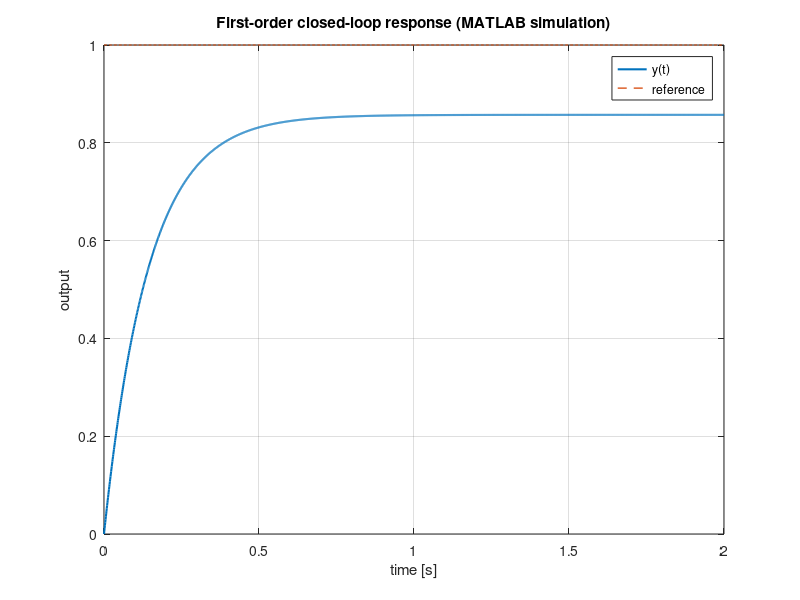

MATLAB code to generate this figure:
a = 1.0;
b = 2.0;
K = 3.0;
r0 = 1.0;

h = 0.001;
t_final = 2.0;
N = floor(t_final / h);

t = linspace(0.0, t_final, N + 1);
y = zeros(1, N + 1);
u = zeros(1, N + 1);

y(1) = 0.0;

for k = 1:N
    e_k = r0 - y(k);
    u(k) = K * e_k;
    dy = -(a + b * K) * y(k) + b * K * r0;
    y(k + 1) = y(k) + h * dy;
end
u(N + 1) = u(N);

plot(t, y, 'LineWidth', 1.5); hold on;
y_ref = r0 * ones(size(t));
plot(t, y_ref, '--', 'LineWidth', 1.0);
xlabel('time [s]');
ylabel('output');
legend('y(t)', 'reference');
title('First-order closed-loop response (MATLAB simulation)');
grid on;

% In Simulink, one can build an equivalent diagram using:
%  - A Step block for r(t)
%  - A Sum block computing e(t) = r(t) - y(t)
%  - A Gain block with gain K
%  - A first-order plant implemented via Transfer Fcn or State-Space
% These blocks can be connected to mimic the feedback loop drawn earlier.
